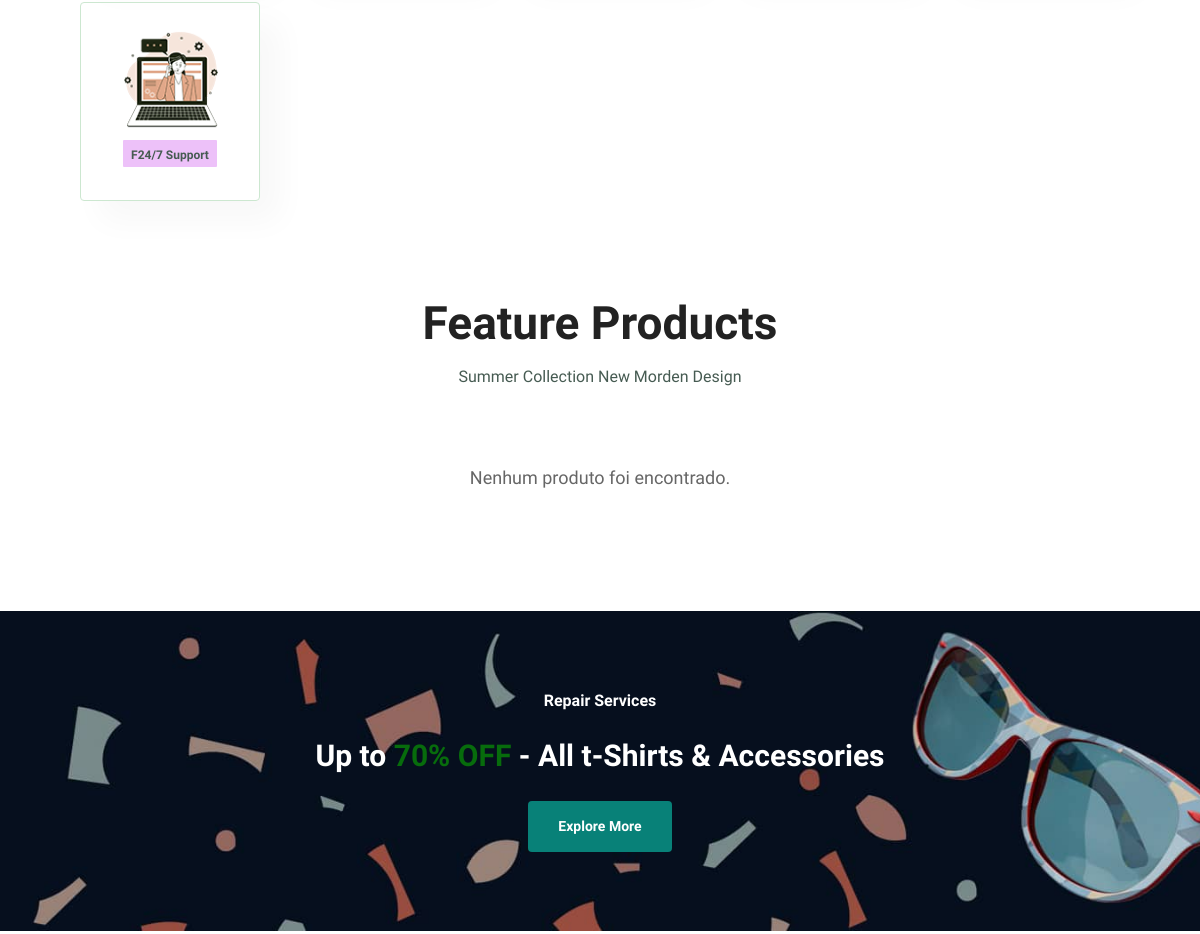
Before: / (middle part) with the older database file.
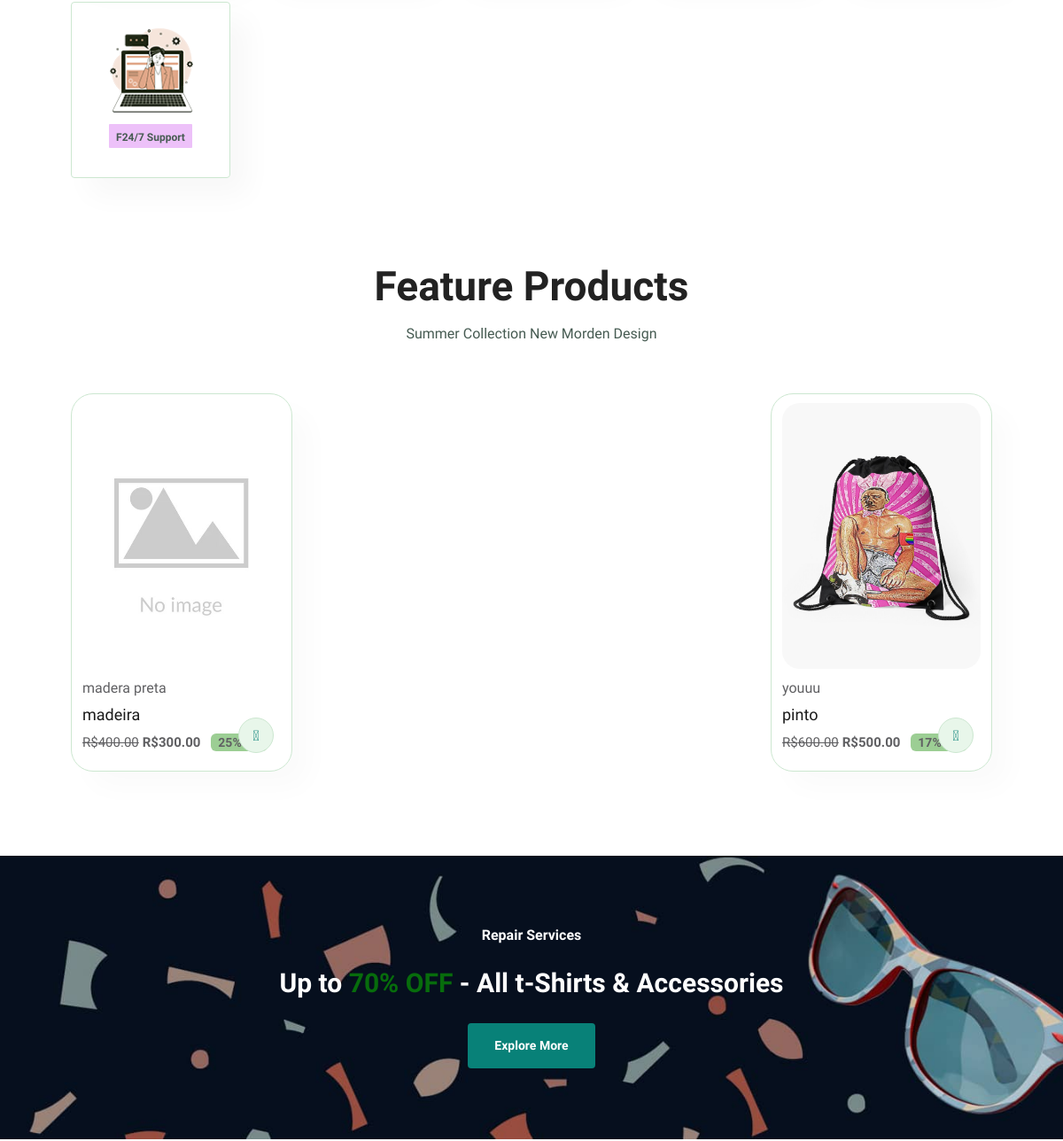
After: the same page with the newer database file.
### produtos/models.py (models this page shows, shortened)
class Produto(models.Model):
    codigo = models.UUIDField(default=uuid.uuid4, unique=True, editable=False)
    nome = models.CharField(max_length=60, verbose_name='Nome do Produto')
    marca = models.CharField(max_length=21, verbose_name='Marca do Produto')
    descricao = models.TextField(verbose_name='Descrição do Produto')
    preco = models.DecimalField(max_digits=10, decimal_places=2, verbose_name='Preço do Produto')
    comparacao_preco = models.DecimalField(max_digits=10, decimal_places=2, blank=True, null=True, verbose_name='Preço de Comparação (Valor anterior antes do desconto)')
    estoque = models.IntegerField(verbose_name='Quantidade em Estoque')
    imagem_principal = models.ImageField(upload_to='images_produts', default='images_produts/default.jpg', blank=True, verbose_name='Imagem Principal do Produto')
    Imagem_2 = models.ImageField(upload_to='images_produts', default='images_produts/default.jpg', blank=True, verbose_name='Imagem 2 do Produto')
    Imagem_3 = models.ImageField(upload_to='images_produts', default='images_produts/default.jpg', blank=True, verbose_name='Imagem 3 do Produto')
    Imagem_4 = models.ImageField(upload_to='images_produts', default='images_produts/default.jpg', blank=True, verbose_name='Imagem 4 do Produto')
    def tem_desconto(self):
        if self.comparacao_preco == None:
            return False
        else:
            return True
    def desconto(self):
        if self.tem_desconto():
            if self.comparacao_preco > 0:
                return (self.comparacao_preco - self.preco) / self.comparacao_preco * 100
            else:
                return 0
        else:
            return 0

### core/views.py (the view)
# urls.py: 2. Add a URL to urlpatterns:  path('', views.home, name='home')
def home(request):
    produtos = Produto.objects.filter(
        estoque__gt=0
    ).only('id', 'nome', 'marca', 'preco', 'imagem_principal')[:16]
    context = {
        'produtos': produtos
    }
    return render(request, 'core/home.html', context)

### templates/core/home.html (shortened to what this page needs)
{% extends "base.html" %}
{% load static %}
{% block extra_css %}
    <link rel="stylesheet" href="{% static 'core/css/style_home.css' %}">
{% endblock %}
{% block content %}
    <section id="feature" class="section-p1">
        <div class="fe-box">
            <img src="{% static 'img/features/f6.png' %}" alt="">
            <h6>F24/7 Support</h6>
        </div>
    </section>
    <section id="product1" class="section-p1">
        <h2>Feature Products</h2>
        <p>Summer Collection New Morden Design</p>
        <div class="pro-container">
            {% for produto in produtos|slice:":8" %}
            <div class="pro">
                <a href="{% url 'produto_detail' produto.codigo %}">
                <img src="{{ produto.imagem_principal.url }}" alt="">
                <div class="des">
                    <span>{{ produto.marca }}</span>
                    <h5>{{ produto.nome }}</h5>
                    <div class="price">
                    {% if produto.tem_desconto %}
                        <span class="preco-antigo"><s>R${{ produto.comparacao_preco }}</s></span>
                    {% endif %}
                    <span class="preco-atual">R${{ produto.preco }}</span>
                    {% if produto.tem_desconto %}
                        <span class="desconto-label">{{ produto.desconto|floatformat:0 }}% off</span>
                    {% endif %}
                    </div>
                </div>
                </a>
                <a href="#"><i class="fal fa-shopping-cart cart"></i></a>
            </div>
            {% empty %}
            <p class="no-products">Nenhum produto foi encontrado.</p>
            {% endfor %}
        </div>
    </section>
    <section id="banner" class="section-m1">
        <h4>Repair Services</h4>
        <h2>Up to <span>70% OFF</span> - All t-Shirts & Accessories</h2>
        <button class="normal">Explore More</button>
    </section>
{% endblock %}

### templates/base.html (shortened to what this page needs)
<!DOCTYPE html>
{% load static %}
<html lang="pt-br">
<head>
    <link rel="stylesheet" href="https://pro.fontawesome.com/releases/v5.10.0/css/all.css" />
    <link rel="stylesheet" href="{% static 'bootstrap/css/bootstrap.min.css' %}">
    <link rel="stylesheet" href="{% static 'core/css/style_base.css' %}">
    {% block extra_css %}{% endblock %}
</head>
<body>
    <main>
        {% block content %}{% endblock %}
    </main>
</body>
</html>

### static/core/css/style_base.css (style rules this page uses)
* { margin: 0; padding: 0; box-sizing: border-box; font-family: "Spartan", sans-serif; }
html { scroll-behavior: smooth; }
h2 { font-size: 46px; line-height: 54px; color: #222; font-weight: revert; }
h4 { font-size: 20px; color: #222; font-weight: revert; }
h6 { font-weight: 700; font-size: 12px; font-weight: revert; }
p { font-size: 16px; color: #465b52; margin: 15px 0 20px 0; font-weight: revert; }
.section-p1 { padding: 40px 80px; }

### static/core/css/style_home.css (style rules this page uses)
* { margin: 0; padding: 0; box-sizing: border-box; font-family: "Spartan", sans-serif; }
html { scroll-behavior: smooth; }
h2 { font-size: 46px; line-height: 54px; color: #222; }
h4 { font-size: 20px; color: #222; }
h6 { font-weight: 700; font-size: 12px; }
p { font-size: 16px; color: #465b52; margin: 15px 0 20px 0; }
.section-p1 { padding: 40px 80px; }
.section-m1 { margin: 40px 0; }
button.normal { font-size: 14px; font-weight: 600; color: #fff; background-color: #088178; border: none; outline: none; border-radius: 4px; transition: 0.2s; cursor: pointer; padding: 15px 30px; }
#feature { display: flex; align-items: center; justify-content: space-between; flex-wrap: wrap; }
#feature .fe-box { width: 180px; text-align: center; padding: 25px 15px; box-shadow: 20px 20px 32px rgba(0, 0, 0, 0.03); border: 1px solid #cce7d0; border-radius: 4px; margin: 15px 0; }
#feature .fe-box img { width: 100%; margin-bottom: 10px; }
#feature .fe-box h6 { display: inline-block; padding: 9px 8px 6px 8px; line-height: 1; border-radius: 1px; background-color: #fddde4; color: #088178; }
#feature .fe-box:nth-child(6) h6 { background-color: #edc1f9; color: #465b52; }
#product1 { text-align: center; }
#product1 .pro-container { display: flex; justify-content: space-between; flex-wrap: wrap; padding-top: 20px; }
#product1 .pro { width: 23%; min-width: 250px; padding: 10px 12px; border: 1px solid #cce7d0; border-radius: 25px; cursor: pointer; box-shadow: 20px 20px 30px rgba(0, 0, 0, 0.02); margin: 15px 0; transition: 0.2s ease; position: relative; }
#product1 .pro img { width: 100%; border-radius: 20px; height: 300px; object-fit: cover; }
#product1 .pro .des { text-align: start; padding: 10px 0; }
#product1 .pro a { text-decoration: none; color: inherit; }
.preco-antigo { color: #888; font-size: 15px; }
.preco-atual { font-weight: bold; font-size: 15px; }
.desconto-label { margin-left: 8px; font-weight: bold; font-size: 14px; background: #9cce94; padding: 2px 8px; border-radius: 6px; }
#product1 .pro .des span { color: #606063; font-weight: 12px; }
#product1 .pro .des h5 { color: #1a1a1a; font-size: 18px; padding-top: 7px; }
#product1 .pro .cart { width: 40px; height: 40px; line-height: 40px; border-radius: 50px; background-color: #e8f6ea; font-weight: 500; color: #088178; border: 1px solid #cce7d0; position: absolute; bottom: 20px; right: 20px; }
#banner { display: flex; flex-direction: column; justify-content: center; align-items: center; text-align: center; background-image: url(/static/img/banner/b2.jpg); width: 100%; height: 40vh; background-size: cover; background-position: center; }
#banner h4 { color: #fff; font-size: 16px; }
#banner h2 { color: #fff; font-size: 30px; padding: 10px 0; }
#banner h2 span { color: #076c0c; }

Changed rows visible on the page:
added Produto: imagem_principal (placeholder picture), marca "madera preta", nome "madeira", comparacao_preco "400.00", preco "300.00", desconto "25"
added Produto: imagem_principal (picture), marca "youuu", nome "pinto", comparacao_preco "600.00", preco "500.00", desconto "17"
Other visible differences:
text no longer shown: "Nenhum produto foi encontrado."
